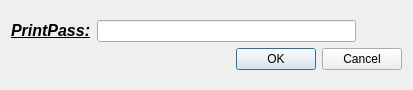
<?xml version="1.0" encoding="UTF-8"?>
<ui version="4.0">
 <class>Dialog</class>
 <widget class="QDialog" name="Dialog">
  <property name="geometry">
   <rect>
    <x>0</x>
    <y>0</y>
    <width>413</width>
    <height>90</height>
   </rect>
  </property>
  <property name="windowTitle">
   <string>Dialog</string>
  </property>
  <layout class="QGridLayout" name="gridLayout_2">
   <item row="0" column="0">
    <layout class="QGridLayout" name="gridLayout">
     <item row="0" column="0">
      <layout class="QHBoxLayout" name="horizontalLayout_2">
       <item>
        <layout class="QHBoxLayout" name="horizontalLayout">
         <item>
          <widget class="QLabel" name="label">
           <property name="text">
            <string>&lt;html&gt;&lt;head/&gt;&lt;body&gt;&lt;p&gt;&lt;span style=&quot; font-size:12pt; font-weight:600; font-style:italic; text-decoration: underline;&quot;&gt;PrintPass:&lt;/span&gt;&lt;/p&gt;&lt;/body&gt;&lt;/html&gt;</string>
           </property>
          </widget>
         </item>
         <item>
          <widget class="QLineEdit" name="lineEdit"/>
         </item>
        </layout>
       </item>
       <item>
        <widget class="QPushButton" name="folder">
         <property name="styleSheet">
          <string notr="true">none</string>
         </property>
         <property name="text">
          <string/>
         </property>
         <property name="icon">
          <iconset>
           <normaloff>H:/desctop/icons/folder-_1_.ico</normaloff>H:/desctop/icons/folder-_1_.ico</iconset>
         </property>
         <property name="flat">
          <bool>true</bool>
         </property>
        </widget>
       </item>
      </layout>
     </item>
     <item row="1" column="0">
      <widget class="QDialogButtonBox" name="buttonBox">
       <property name="standardButtons">
        <set>QDialogButtonBox::Cancel|QDialogButtonBox::Ok</set>
       </property>
      </widget>
     </item>
    </layout>
   </item>
  </layout>
 </widget>
 <resources/>
 <connections/>
</ui>
